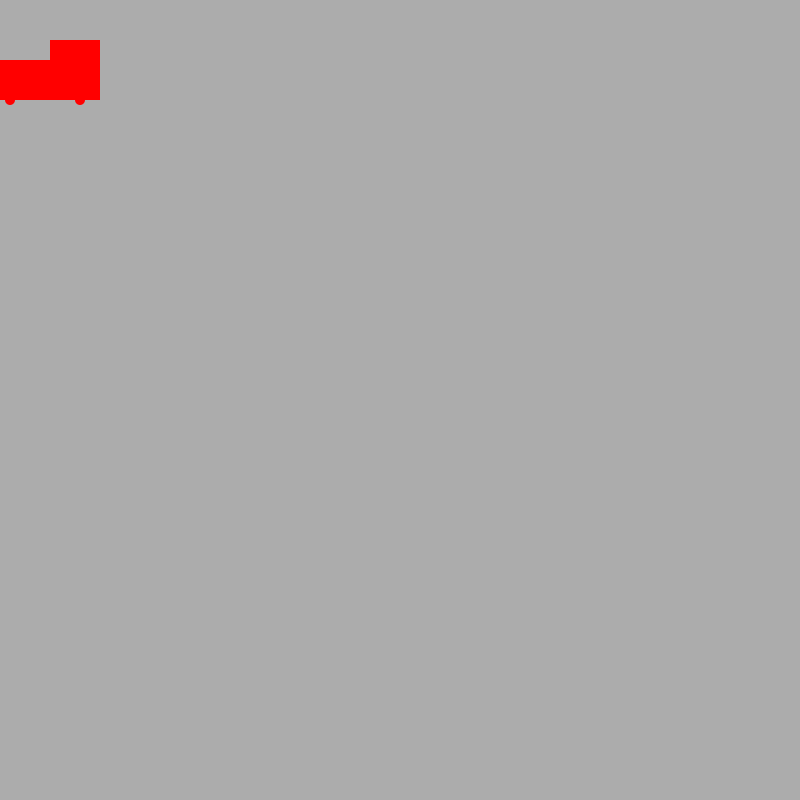
Frame 1 (no input)
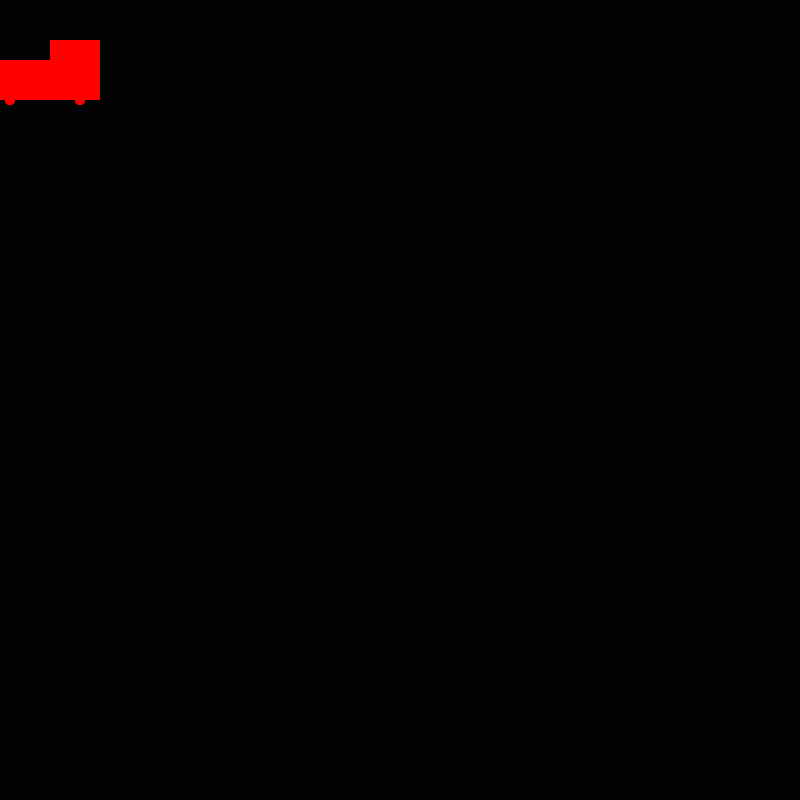
Frame 60 (the mouse pressed at the canvas centre just before this capture)
Frame 120 (the mouse held since frame 60 and released just before this capture): identical to frame 60, image omitted

The Processing sketch that drew these frames (run headless with seeded random() and noise(); from frame 60 on, the mouse is pressed at the canvas centre):

// Processing sketch: moving_rectangle_keyboard
// ── moving_rectangle_keyboard.pde
int x = 0;
int y = 60;

void setup(){
  size(800,800);
  noStroke();
}

void draw(){
  
  if(keyPressed){
    if(key == 'w' || key == 'W'){
      y=y-2;
    }
    else if(key == 'a' || key =='A'){
      x=x-2;
    }
    else if(key == 's' || key == 'S'){
      y=y+2;
    }
    else if(key == 'd' || key == 'D'){
      x=x+2;
    }
  }
  //background (0);
  
  fill(0,0,0,40);
  rect(0,0,800,800);
  
  fill(255,0,0);
  rect(x,y,100,40);
  rect(x+50,y-20,50,20);
  ellipse(x+10,y+40,10,10);
  ellipse(x+80,y+40,10,10);
}
